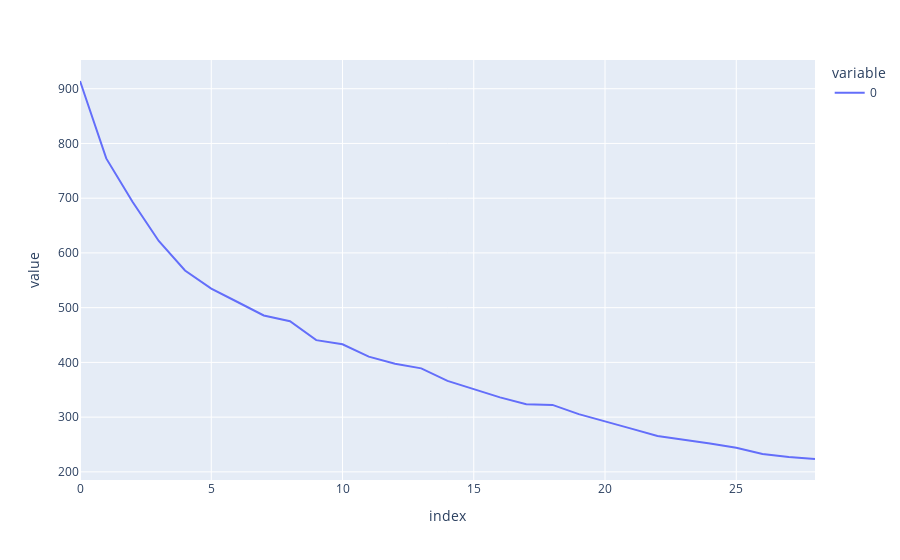

The notebook cell this image was saved under:
### Markdown cell above
### Categorical Variables

### Code cell
m2 = Pipeline(steps=[
    (
        "zero", 
        ColumnTransformer([
            ("zero", "passthrough", lambda x: x.select_dtypes(include="category").columns.tolist())])
        .set_output(transform="pandas")),
    ("first", OneHotEncoder(categories=[v.unique().tolist() for k, v in data.select_dtypes(include="category").items()])),
    ("second", KMeans()),
])

inertia = []
for i in range(1, 30):
    m2 = clone(m2)
    m2.set_params(**{"second__n_clusters": i})
    m2.fit(data.select_dtypes(include="category"))
    inertia.append(m2.named_steps.second.inertia_)

px.line(inertia).show()

### Figure 1 — Plotly figure (JSON) as saved in the notebook; plotly's stock layout.template omitted (floating-point values rounded to 4 significant figures)
{"data": [{"hovertemplate": "variable=0<br>index=%{x}<br>value=%{y}<extra></extra>", "legendgroup": "0", "line": {"color": "#636efa", "dash": "solid"}, "marker": {"symbol": "circle"}, "mode": "lines", "name": "0", "orientation": "v", "showlegend": true, "type": "scatter", "x": [0, 1, 2, 3, 4, 5, 6, 7, 8, 9, 10, 11, 12, 13, 14, 15, 16, 17, 18, 19, 20, 21, 22, 23, 24, 25, 26, 27, 28], "xaxis": "x", "y": [914.1, 772.7, 693.6, 621.8, 567.9, 534.9, 510.4, 485.8, 475.1, 440.7, 433.0, 410.5, 397.4, 389.1, 366.3, 351.8, 336.1, 323.7, 322.3, 305.4, 292.7, 279.0, 265.5, 259.4, 252.0, 244.0, 232.5, 227.3, 223.5], "yaxis": "y"}], "layout": {"autosize": true, "legend": {"title": {"text": "variable"}, "tracegroupgap": 0}, "margin": {"t": 60}, "xaxis": {"anchor": "y", "autorange": true, "domain": [0, 1], "range": [0, 28], "title": {"text": "index"}, "type": "linear"}, "yaxis": {"anchor": "x", "autorange": true, "domain": [0, 1], "range": [185.1, 952.5], "title": {"text": "value"}, "type": "linear"}}}
